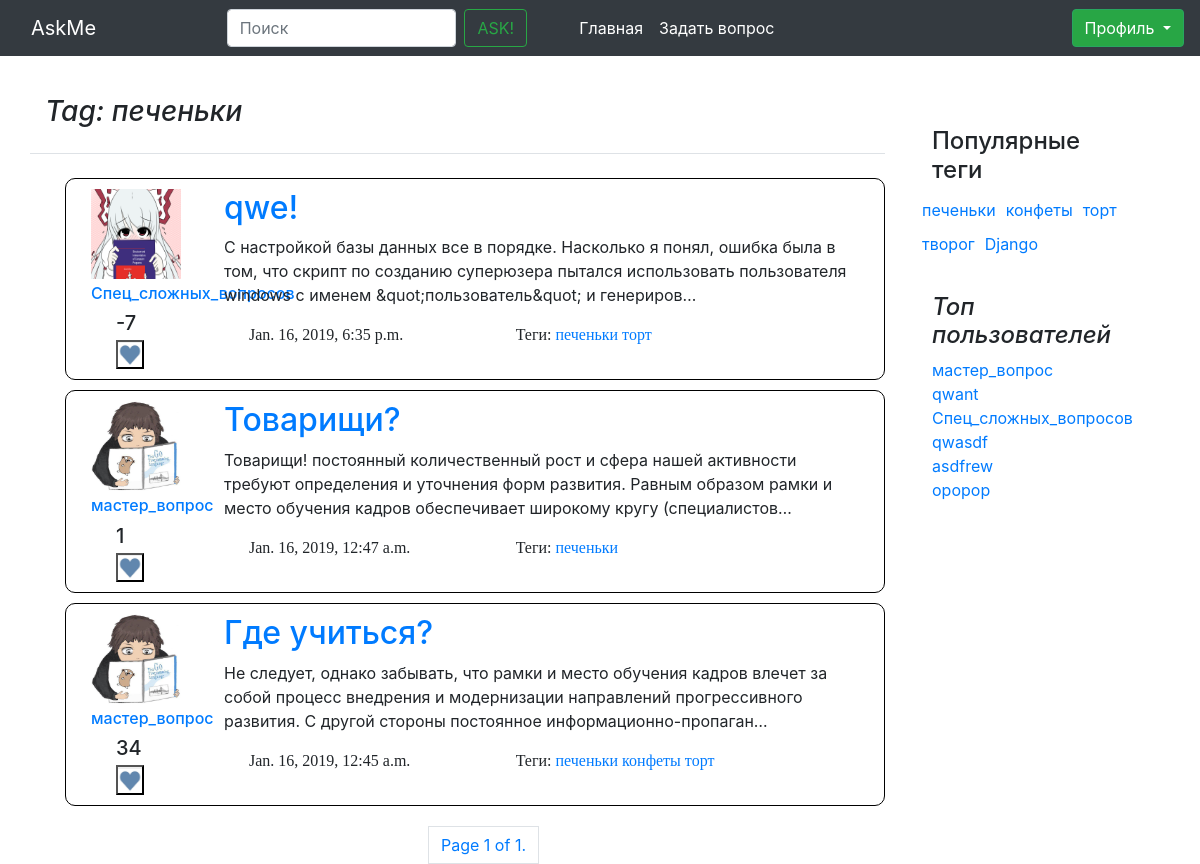
/tag/1, run on an earlier commit of the app's database.
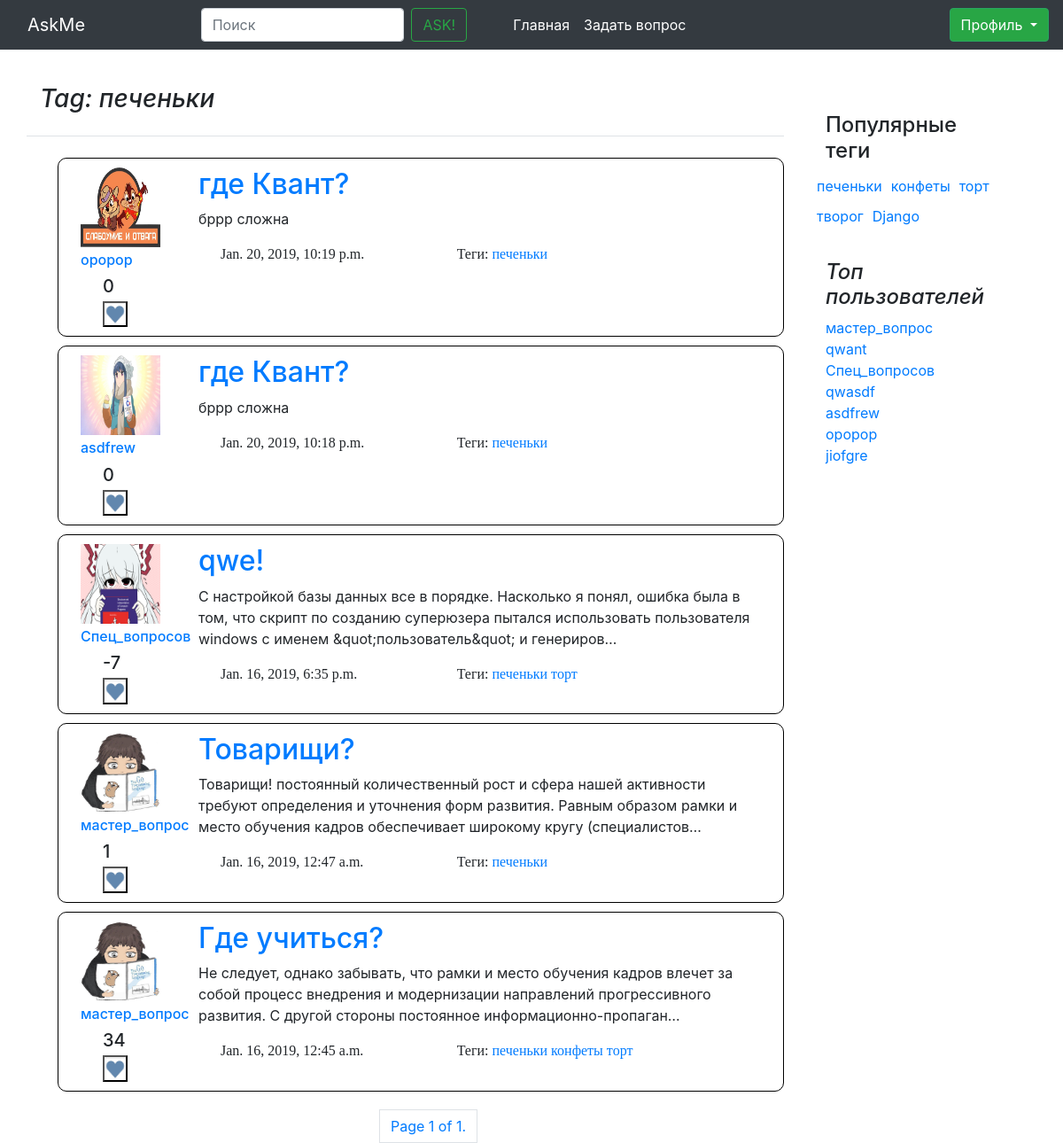
And on a later commit of the database.
### questions/models.py (models this page shows, shortened)
class Question(models.Model):
    author = models.ForeignKey(CustomUser, on_delete=models.CASCADE)
    title = models.CharField(max_length=120, default='', verbose_name=u"Заголовок вопроса", null=True)
    text = models.TextField(verbose_name=u"Полное описание вопроса", null=True)
    create_date = models.DateTimeField(default=datetime.now, verbose_name=u"Время создания вопроса", null=True)
    is_active = models.BooleanField(default=True, verbose_name=u"Доступность вопроса")
    tags = models.ManyToManyField(Tag, blank=True)
    rating = models.IntegerField(default=0, null=False, verbose_name="Рейтинг вопроса")
    objects = QuestionManager()
    class Meta:
        ordering = ['-create_date']

class CustomUser(AbstractUser):
    upload = models.ImageField(upload_to='uploads/%Y/%m/%d/', blank=False)
    registration_date = models.DateTimeField(default=timezone.now, verbose_name="Дата решистрации", null=True)
    rating = models.IntegerField(default=0, verbose_name="Рейтинг пользователя", null=True)
    objects = UserManager()
    def __str__(self):
        return self.username

class Tag(models.Model):
    title = models.CharField(max_length=120, verbose_name=u"Заголовок ярлыка", null=True)
    objects = TagManager()
    def __str__(self):
        return self.title

### questions/views.py (the view)
# urls.py: path('tag/<int:id>', views.tag, name='tag'),
def tag(request, id):
    return render(request, 'tag_find.html', {
        'users' : paginate(request, models.CustomUser.objects.by_rating())[0:10],
        'tags' : paginate(request, models.Tag.objects.hottest())[0:10],
        'tag' : get_object_or_404(models.Tag, pk=id) ,
        'questions': paginate(request, models.Question.objects.get_by_tag(tag_id=id)),
        "page_objects": paginate(request, objects_list = models.Question.objects.get_by_tag(tag_id=id)),
    })

### questions/manager.py (called while the page is built)
    def get_by_tag(self, tag_id):
        return self.all().filter(tags__id=tag_id)

    def hottest(self):
        return self.annotate(question_count=Count('question')).order_by('-question_count')

    def by_rating(self):
        return self.order_by('-rating')

### questions/views.py (called while the page is built)
def paginate(request, objects_list):
    paginator = Paginator(objects_list, 30)
    page = request.GET.get('page')
    try:
        objects = paginator.page(page)
    except PageNotAnInteger:
        objects = paginator.page(1)
    except EmptyPage:
        objects = paginator.page(paginator.num_pages)
    return objects

### questions/templates/tag_find.html (shortened to what this page needs)
{% load static %}
<!DOCTYPE html>
<html>
  <head>
      {% block links %}
        <link rel="stylesheet" href="https://stackpath.bootstrapcdn.com/bootstrap/4.2.1/css/bootstrap.min.css">
        <link rel="stylesheet" type="text/css" href="{% static "/css/base.css" %}">
      {% endblock links %}
      {% block OwnLinks %}
        {% load static %}
        <link rel="stylesheet" type="text/css" href="{% static "/css/bender.css" %}">
      {% endblock OwnLinks %}
  </head>
  <body>
    {% include "top_navbar.html" %}
    {% block contant %}
      <div class="container">
        <div class="row">
          <div class="col-md-9 blog-main my_blog">
            {% block NamePage %}
              <div class="pb-3 mb-4 font-italic border-bottom row">
                <h3 class="col-4">
                  {% block NamePage_title %}
                    Tag: {{tag}}
                  {% endblock NamePage_title %}
                </h3>
              </div>
            {% endblock NamePage %}
            {% block userPost %}
              {% include "question_frame.html" %}
            {% endblock userPost %}
          </div>
          <div class="col-md-3">
            {% include "aside_menu.html" %}
          </div>
        </div>
      </div>
    {% endblock contant%}
    {% block paginate %}
      {% include "paginate.html" %}
    {% endblock paginate%}
  </body>
</html>

### questions/templates/question_frame.html (shortened to what this page needs)
{% load static %}
<link rel="stylesheet" href="{% static "/css/Like.css" %}">
  {% for obj in questions %}
      <div class="blog-post row Post box-shadow">
        <div class="avatarka_in_post col-md-2 ">
          {% load static %}
          <a href="{% url 'user' id=obj.author.id %}">
          	{% if obj.author.upload %}
          		<img src="{{MEDIA_URL}}{{obj.author.upload.url}}" width="90" height="90">
          	{% else %}
          	    <img src="{% static "/img/Empty2.jpg" %}" width="90" height="90">
          	{% endif %}
            <br>
            <div class="h6 Author_label">
              {{obj.author}}
            </div>
          </a>
    			<div class="container Like_rating_move">
    				<div class="row">
    					<div class="card-text h5 Like_rating_mv">
    						{{obj.rating}}
    					</div>
    				</div>
    				<div class="row Like_button_up_menu">
    					<div class="col-md-3">
                <button class="my_btn1 js-like-question Like_button" data-question_id="{{ obj.id }}" data-like_type="like" style="padding: 0px 0px 0px 0px;margin-top: 5px;">
                  <img src="{% static "/img/Like_heart.jpg" %}" alt="" width="24" height="24">
                </button>
    					</div>
    				</div>
    			</div>
        </div>
      <div class="Context_Post col-md-10">
        <a href="{% url 'question_page' id=obj.id %}">
        	<h2 class="blog-post-title">{{obj.title}}</h2>
        </a>
        <p>{{obj.text | truncatechars:200}}</p>
        {% block BottomOnePost %}
          <div class="blog-post-meta row Post_title_bottom">
            <div class="col-md-5">
                {{obj.create_date}}
            </div>
            <div class="col-7">
          	{% if obj.tags %}
          		<p>Теги:
              		{% for t in obj.tags.all %}
              			<a href="{% url 'tag' id=t.id %}">
							        {{t}}
              			</a>
              		{% endfor %}
              	</p>
          	{% endif %}
            </div>
          </div>
        {% endblock BottomOnePost %}
      </div>
    </div>
  {% endfor %}

### questions/templates/aside_menu.html
{% block Asidemenu %}
  <aside class="blog-sidebar my_blog">
    <div class="p-3 mb-3">
      <div class="p-3">
        <h4>Популярные теги</h4>
        <div class="row">
          {% for t in tags %}
            <a href="{% url 'tag' id=t.id %}" class="Pop_tags">{{ t.title }}</a>
          {% endfor %}
        </div>
      </div>
      <div class="p-3">
        <h4 class="font-italic">Топ пользователей</h4>
        <ol class="list-unstyled">
          {% for user in users %}
            <li><a href="{% url 'user' id=user.id %}">{{ user }}</a></li>
          {% endfor %}
        </ol>
      </div>
    </div>
  </aside>
{% endblock Asidemenu %}

What changed in the data, as far as the page shows it:
added Question: author.upload (picture), author "opopop", rating "0", title "где Квант?", text "бррр сложна", create_date "Jan. 20, 2019, 10:19 p.m.", Tag (title "печеньки")
added Question: author.upload (picture), author "asdfrew", rating "0", title "где Квант?", text "бррр сложна", create_date "Jan. 20, 2019, 10:18 p.m.", Tag (title "печеньки")
changed through a linked row, Question "qwe!": author "Спец_сложных_вопросов" → "Спец_вопросов"
changed CustomUser: username "Спец_сложных_вопросов" → "Спец_вопросов"
added CustomUser: username "jiofgre"
